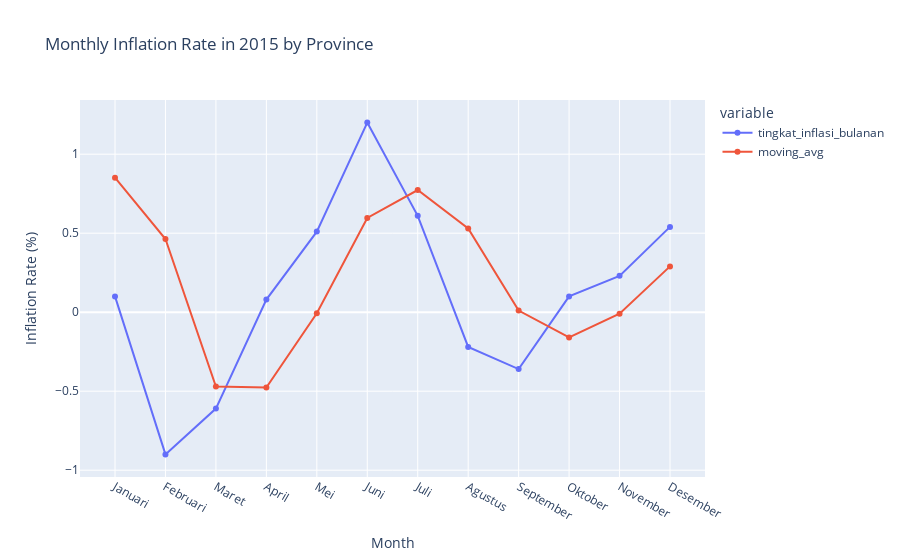

Source (notebook cell):
### Code cell
# Filter the data to show only the year 2014
df_2014 = df[df['tahun'] == 2014]
df_2015 = df[df['tahun'] == 2015]


# df_2015
# # Concatenate the two dataframes
df_combined = pd.concat([df_2014, df_2015])
# df_combined
# # Calculate the moving average for the combined dataframe
df_combined['moving_avg'] = df_combined['tingkat_inflasi_bulanan'].rolling(window=3).mean()

# df_combined['moving_avg']
# Split the combined dataframe back into the original years if needed
df_2014 = df_combined[df_combined['tahun'] == 2014]
df_2015 = df_combined[df_combined['tahun'] == 2015]
# Create the line chart with the filtered data for 2014
fig = px.line(
    df_2015, 
    x='bulan', 
    y=['tingkat_inflasi_bulanan', 'moving_avg'],
    title='Monthly Inflation Rate in 2015 by Province',
    labels={'bulan': 'Month', 'value': 'Inflation Rate (%)'},
    markers=True,
    line_shape='linear',
)

# # Add annotations for key points (optional)
# fig.add_annotation(x='Aug', y=1.2, text="Highest inflation", showarrow=True, arrowhead=1)

# Show the plot
fig.show()

### Figure 1 — Plotly figure (JSON) as saved in the notebook; plotly's stock layout.template omitted (floating-point values rounded to 4 significant figures)
{"data": [{"hovertemplate": "variable=tingkat_inflasi_bulanan<br>Month=%{x}<br>Inflation Rate (%)=%{y}<extra></extra>", "legendgroup": "tingkat_inflasi_bulanan", "line": {"color": "#636efa", "dash": "solid", "shape": "linear"}, "marker": {"symbol": "circle"}, "mode": "lines+markers", "name": "tingkat_inflasi_bulanan", "orientation": "v", "showlegend": true, "type": "scatter", "x": ["Januari", "Februari", "Maret", "April", "Mei", "Juni", "Juli", "Agustus", "September", "Oktober", "November", "Desember"], "xaxis": "x", "y": [0.1, -0.9, -0.61, 0.08, 0.51, 1.2, 0.61, -0.22, -0.36, 0.1, 0.23, 0.54], "yaxis": "y"}, {"hovertemplate": "variable=moving_avg<br>Month=%{x}<br>Inflation Rate (%)=%{y}<extra></extra>", "legendgroup": "moving_avg", "line": {"color": "#EF553B", "dash": "solid", "shape": "linear"}, "marker": {"symbol": "circle"}, "mode": "lines+markers", "name": "moving_avg", "orientation": "v", "showlegend": true, "type": "scatter", "x": ["Januari", "Februari", "Maret", "April", "Mei", "Juni", "Juli", "Agustus", "September", "Oktober", "November", "Desember"], "xaxis": "x", "y": [0.8512, 0.4633, -0.47, -0.4767, -0.006667, 0.5967, 0.7733, 0.53, 0.01, -0.16, -0.01, 0.29], "yaxis": "y"}], "layout": {"legend": {"title": {"text": "variable"}, "tracegroupgap": 0}, "title": {"text": "Monthly Inflation Rate in 2015 by Province"}, "xaxis": {"anchor": "y", "domain": [0, 1], "title": {"text": "Month"}}, "yaxis": {"anchor": "x", "domain": [0, 1], "title": {"text": "Inflation Rate (%)"}}}}
